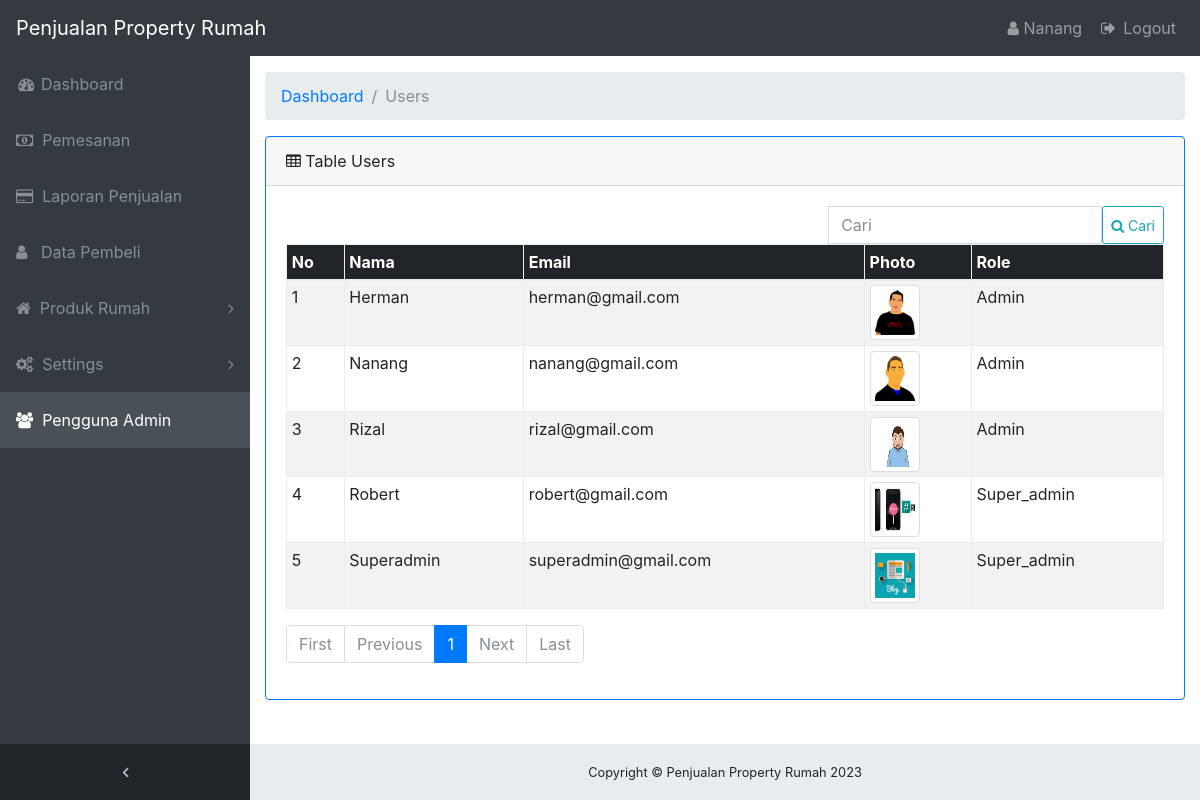
/admin/?menu=users (signed in), run on the app's committed database.
### tables this page shows
CREATE TABLE `users` (
  `id` int(11) NOT NULL,
  `nama` varchar(150) NOT NULL,
  `email` varchar(150) NOT NULL,
  `password` varchar(150) NOT NULL,
  `photo` varchar(225) NOT NULL,
  `role` varchar(50) NOT NULL
);

### admin/core/config_database.php (called while the page is built, shortened)
<?php
class Database
{
	private $config = array(
				"servername"	=>	"localhost",
				"username"		=>	"root",
				"password"		=>	"",
				"dbname"		=>	"property",
			);
	function mySqli()
	{
		$this->db = new mysqli($this->config["servername"], $this->config["username"], $this->config["password"], $this->config["dbname"]);
		return $this->db;
	}
}
?>

### admin/core/db_mysqli.php (called while the page is built, shortened)
<?php
require_once 'config_database.php';
class Model_mysqli extends Database
{
	private $db;
	private $table;
	private $primary_id = "id";
	function __construct()
	{
		$this->db = parent::mySqli();
	}
	public function setTable($tablName)
	{
		$this->table = $tablName;
	}
	public function findData($select=false,$where=false,$orderBy=false,$search=false,$join=false,$limit=false,$offset=false,$groupBy=false)
	{
		if ($select) {
			$select = is_array($select) ? implode(", ", $select) : $select;
		} else {
			$select = "*";
		}
		$sql = "SELECT ".$select." FROM ".$this->table." ";
		if ($search) {
			$field = null;
			if ($where) {
				$sql .= " AND ( ";
				foreach ($search as $key => $value) {
					$value = self::escape_quote($value);
					$field .= "OR ".$key." LIKE '%".$value."%' ";
				}
				$sql .= substr($field, 3)." ) ";
			} else {
				$sql .= " WHERE ";
				foreach ($search as $key => $value) {
					$value = self::escape_quote($value);
					$field .= "OR ".$key." LIKE '%".$value."%' ";
				}
				$sql .= substr($field, 3);
			}
		}
		if ($orderBy) {
			$sql .= " ORDER BY ";
			$field = null;
			if (is_array($orderBy)) {
				foreach ($orderBy as $key => $value) {
					$field .= ", ".$key." ".$value;
				}
				$sql .= substr($field, 2);
			} else {
				$sql .= $orderBy;
			}
		}
		if ($limit) {
			$offset = $offset == true ? " OFFSET ".self::escape_quote($offset) : "";
			$sql .= " LIMIT ".$limit." ".$offset;
		}
		$result = $this->db->query($sql);
		return $result->fetch_all(MYSQLI_ASSOC);
	}
	public function getCount($where=false,$search=false,$join=false)
	{
		$sql = "SELECT * FROM ".$this->table." ";
		if ($search) {
			$field = null;
			if ($where) {
				$sql .= " AND ( ";
				foreach ($search as $key => $value) {
					$value = self::escape_quote($value);
					$field .= "OR ".$key." LIKE '%".$value."%' ";
				}
				$sql .= substr($field, 3)." ) ";
			} else {
				$sql .= " WHERE ";
				foreach ($search as $key => $value) {
					$value = self::escape_quote($value);
					$field .= "OR ".$key." LIKE '%".$value."%' ";
				}
				$sql .= substr($field, 3);
			}
		}
		$result = $this->db->query($sql);
		return $result->num_rows;
	}
	public function findDataPaging($page,$limit=10,$select=false,$where=false,$orderBy=false,$search=false,$join=false)
	{
		$offset = ($page - 1) * $limit;
		$result = self::findData($select,$where,$orderBy,$search,$join,$limit,$offset);
		return $result;
	}
	public function getCountPaging($limit=10,$where=false,$search=false,$join=false)
	{
		$result = self::getCount($where,$search,$join);
		$result = ceil($result / $limit);
		return $result;
	}
	public function getById($id)
	{
		$id = self::escape_quote($id);
		$sql = "SELECT * FROM ".$this->table." WHERE ".$this->primary_id." = ".$id;
		$result = $this->db->query($sql);
		if ($result) {
			return $result->fetch_assoc();
		} else {
			return false;
		}
	}
	public function escape_quote($value)
	{
		$value = $this->db->real_escape_string($value);
		return $value;
	}
}
?>

### admin/menu/users/index.php (the view, shortened to what this page needs)
<ol class="breadcrumb">
  	<li class="breadcrumb-item">
    	<a href="?menu=home">Dashboard</a>
 	</li>
  	<li class="breadcrumb-item active">Users</li>
</ol>
<?php
	$model = new Model_mysqli();
	$model->setTable("users");
	$orderBy = array(
			"nama"	=>	"ASC",
		);
	$search = array(
			"nama"	=>	isset($_GET["search"]) ? $_GET["search"] : '',
			"email"	=>	isset($_GET["search"]) ? $_GET["search"] : '',
			"role"	=>	isset($_GET["search"]) ? $_GET["search"] : '',
		);
	$page = isset($_GET["page"]) ? $_GET["page"] : 1;
	$result = $model->findDataPaging($page,10,false,false,$orderBy,$search);
	$total_pages = $model->getCountPaging(10,false,$search);
?>
<div class="card border-primary ">
  	<div class="card-header"><i class="fa fa-table"></i> Table Users</div>
  	<div class="card-body ">
  		<div class="row">
		  	<div class="col-md-4">
		  	</div>
		  	<div class="col-md-8">
		  		<form method="get" class="form-inline pull-right">
					<div class="form-group">
					    <div class="input-group">
						    <input type="text" name="search" value="<?php echo isset($_GET["search"]) ? $_GET["search"] : ''; ?>" class="form-control" placeholder="Cari">
						    <button type="submit" class="btn btn-outline-info btn-sm"><i class="fa fa-search"></i> Cari</button>
					    </div>
					</div>
				</form>
		  	</div>
		</div>
	    <table id="tableUsers" class="table table-striped table-bordered table-sm table-responsive" style="width:100%">
			<thead class="thead-inverse">
				<tr>
    				<th>No</th>
    				<th>Nama</th>
					<th>Email</th>
					<th>Photo</th>
    				<th>Role</th>
				</tr>
			</thead>
			<tbody>
				<?php
					$no = ($page - 1) * 10;
					foreach($result as $item) :
						$no++;
				?>
						<tr>
							<td><?php echo $no; ?></td>
							<td><?php echo $item["nama"]; ?></td>
							<td><?php echo $item["email"]; ?></td>
							<td>
								<?php $img = $item["photo"] == "" ? "img/user_image.png" : "upload/users/".$item["photo"]; ?>
								<img src="<?php echo $img; ?>" class="img-responsive img-thumbnail" style="width:50px; height:55px;">
							</td>
							<td><?php echo ucfirst($item["role"]); ?></td>
						</tr>
				<?php
					endforeach;
				?>
			</tbody>
		</table>
  	</div>
</div>

### admin/template/header.php (shortened to what this page needs)
<!DOCTYPE html>
<html lang="en">
  <head>
    <link href="assets/vendor/bootstrap/css/bootstrap.min.css" rel="stylesheet">
    <link href="assets/vendor/font-awesome/css/font-awesome.min.css" rel="stylesheet" type="text/css">
    <link href="assets/vendor/datatables/dataTables.bootstrap4.css" rel="stylesheet">
    <link href="assets/css/sb-admin.css" rel="stylesheet">
  </head>
  <body class="fixed-nav sticky-footer bg-dark" id="page-top">
    <?php
        if (isset($_GET["menu"])) {
            $menu = $_GET["menu"];
            $uri = explode("/", $menu);
            $uri = $uri[0];
        } else {
            $uri = "";
        }
    ?>
    <nav class="navbar navbar-expand-lg navbar-dark bg-dark fixed-top" id="mainNav">
      <a class="navbar-brand" href="?menu=home">Penjualan Property Rumah</a>
      <div class="collapse navbar-collapse" id="navbarResponsive">
        <ul class="navbar-nav navbar-sidenav" id="exampleAccordion">
          <li class="nav-item <?php echo !isset($menu) ? 'active' : ''; ?>" data-toggle="tooltip" data-placement="right" title="Dashboard">
            <a class="nav-link" href="?menu=home">
              <i class="fa fa-fw fa-dashboard"></i>
              <span class="nav-link-text">
                Dashboard</span>
            </a>
          </li>
          <li class="nav-item <?php echo $uri == 'pemesanan' ? 'active' : ''; ?>" data-toggle="tooltip" data-placement="right" title="Pemesanan">
            <a class="nav-link" href="?menu=pemesanan">
              <i class="fa fa-money"></i>&nbsp;
              <span class="nav-link-text">
                Pemesanan</span>
            </a>
          </li>
          <li class="nav-item <?php echo $uri == 'penjualan' ? 'active' : ''; ?>" data-toggle="tooltip" data-placement="right" title="Pemesanan">
            <a class="nav-link" href="?menu=penjualan">
              <i class="fa fa-credit-card"></i>&nbsp;
              <span class="nav-link-text">
                Laporan Penjualan</span>
            </a>
          </li>
          <li class="nav-item <?php echo $uri == 'pembeli' ? 'active' : ''; ?>" data-toggle="tooltip" data-placement="right" title="Data Pembeli">
            <a class="nav-link" href="?menu=pembeli">
              <i class="fa fa-user"></i>&nbsp;&nbsp;
              <span class="nav-link-text">
                Data Pembeli</span>
            </a>
          </li>
          <li class="nav-item" data-toggle="tooltip" data-placement="right" title="Produk Rumah">
            <a class="nav-link nav-link-collapse <?php if($uri == 'rumah_kategori' || $uri == 'rumah') { echo '';} else { echo 'collapsed'; } ?>" data-toggle="collapse" href="#collapseExamplePages" data-parent="#exampleAccordion">
              <i class="fa fa-home"></i>&nbsp;
              <span class="nav-link-text">
                Produk Rumah</span>
            </a>
          </li>
          <li class="nav-item" data-toggle="tooltip" data-placement="right" title="Settings">
            <a class="nav-link nav-link-collapse <?php if($uri == 'about' || $uri == 'contact' || $uri == 'sosmed') { echo '';} else { echo 'collapsed'; } ?>" data-toggle="collapse" href="#settings" data-parent="#settings">
              <i class="fa fa-gears"></i>&nbsp;
              <span class="nav-link-text">
                Settings</span>
            </a>
          </li>
          <li class="nav-item <?php echo $uri == 'users' ? 'active' : ''; ?>" data-toggle="tooltip" data-placement="right" title="Users">
            <a class="nav-link" href="?menu=users">
              <i class="fa fa-users"></i>&nbsp;
              <span class="nav-link-text">
                Pengguna Admin</span>
            </a>
          </li>
        </ul>
        <ul class="navbar-nav sidenav-toggler">
          <li class="nav-item">
            <a class="nav-link text-center" id="sidenavToggler">
              <i class="fa fa-fw fa-angle-left"></i>
            </a>
          </li>
        </ul>
        <ul class="navbar-nav ml-auto">
          <li class="nav-item">
            <a href="?menu=users/profile" class="nav-link">
              <i class="fa fa-user"></i>
              <?php
                  $model = new Model_mysqli();
                  $model->setTable("users");
                  $adminNama = $model->getById($admin["id"]);
                  echo $adminNama["nama"];
              ?>
            </a>
          </li>
          <li class="nav-item">
            <a class="nav-link" data-toggle="modal" data-target="#exampleModal">
              <i class="fa fa-fw fa-sign-out"></i>
              Logout</a>
          </li>
        </ul>
      </div>
    </nav>
    <div class="content-wrapper">
      <div class="container-fluid">

### admin/assets/css/sb-admin.css (style rules this page uses)
html { position: relative; min-height: 100%; }
body.sticky-footer { margin-bottom: 56px; }
body.sticky-footer .content-wrapper { min-height: calc(100vh - 56px - 56px); }
body.fixed-nav { padding-top: 56px; }
.content-wrapper { min-height: calc(100vh - 56px); padding-top: 1rem; }
#mainNav .navbar-collapse { overflow: auto; max-height: 75vh; }
#mainNav .navbar-collapse .navbar-nav .nav-item .nav-link { cursor: pointer; }
#mainNav .navbar-collapse .navbar-sidenav .nav-link-collapse:after { float: right; content: '\f107'; font-family: 'FontAwesome'; }
#mainNav .navbar-collapse .navbar-sidenav .nav-link-collapse.collapsed:after { content: '\f105'; }
#mainNav .navbar-collapse .sidenav-toggler { display: none; }
@media (min-width: 992px) { #mainNav .navbar-brand { width: 250px; } }
@media (min-width: 992px) { #mainNav .navbar-collapse { overflow: visible; max-height: none; } }
@media (min-width: 992px) { #mainNav .navbar-collapse .navbar-sidenav { position: absolute; top: 0; left: 0; overflow-x: hidden; overflow-y: auto; -webkit-flex-direction: column; -ms-flex-direction: column; flex-direction: column; margin-top: 56px; } }
@media (min-width: 992px) { #mainNav .navbar-collapse .navbar-sidenav > .nav-item { width: 250px; padding: 0; } }
@media (min-width: 992px) { #mainNav .navbar-collapse .navbar-sidenav > .nav-item > .nav-link { padding: 1em; } }
#mainNav.navbar-dark .navbar-collapse .navbar-sidenav .nav-link-collapse:after { color: #868e96; }
#mainNav.navbar-dark .navbar-collapse .navbar-sidenav > .nav-item > .nav-link { color: #868e96; }
@media (min-width: 992px) { #mainNav.navbar-dark .navbar-collapse .navbar-sidenav { background: #343a40; } }
@media (min-width: 992px) { #mainNav.navbar-dark .navbar-collapse .navbar-sidenav li.active a { color: white !important; background-color: #495057; } }
#mainNav.fixed-top .sidenav-toggler { display: none; }
@media (min-width: 992px) { #mainNav.fixed-top .navbar-sidenav { height: calc(100vh - 112px); } }
@media (min-width: 992px) { #mainNav.fixed-top .sidenav-toggler { position: absolute; top: 0; left: 0; display: flex; overflow-x: hidden; overflow-y: auto; -webkit-flex-direction: column; -ms-flex-direction: column; flex-direction: column; margin-top: calc(100vh - 56px); } }
@media (min-width: 992px) { #mainNav.fixed-top .sidenav-toggler > .nav-item { width: 250px; padding: 0; } }
@media (min-width: 992px) { #mainNav.fixed-top .sidenav-toggler > .nav-item > .nav-link { padding: 1em; } }
#mainNav.fixed-top.navbar-dark .sidenav-toggler { background-color: #212529; }
#mainNav.fixed-top.navbar-dark .sidenav-toggler a i { color: #adb5bd; }
.content-wrapper { overflow-x: hidden; background: white; }
@media (min-width: 992px) { .content-wrapper { margin-left: 250px; } }
#sidenavToggler i { font-weight: 800; }

### data on the page
users: nama "Nanang", email "nanang@gmail.com", photo (picture), role "Admin"
users: nama "Herman", email "herman@gmail.com", photo (picture), role "Admin"
users: nama "Rizal", email "rizal@gmail.com", photo (picture), role "Admin"
users: nama "Robert", email "robert@gmail.com", photo (picture), role "Super_admin"
users: nama "Superadmin", email "superadmin@gmail.com", photo (picture), role "Super_admin"
